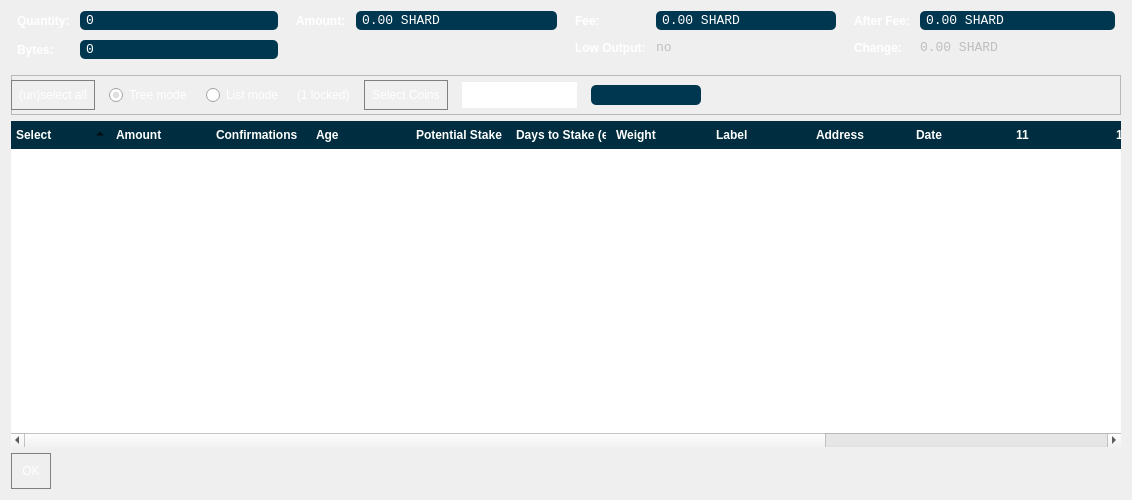
<?xml version="1.0" encoding="UTF-8"?>
<ui version="4.0">
 <class>CoinControlDialog</class>
 <widget class="QDialog" name="CoinControlDialog">
  <property name="geometry">
   <rect>
    <x>0</x>
    <y>0</y>
    <width>1132</width>
    <height>500</height>
   </rect>
  </property>
  <property name="windowTitle">
   <string>Coin Control</string>
  </property>
  <property name="styleSheet">
   <string notr="true">background:'#0a2634';</string>
  </property>
  <layout class="QVBoxLayout" name="verticalLayout">
   <item>
    <layout class="QHBoxLayout" name="horizontalLayoutTop" stretch="0,0,0,0">
     <property name="topMargin">
      <number>0</number>
     </property>
     <property name="bottomMargin">
      <number>10</number>
     </property>
     <item>
      <layout class="QFormLayout" name="formLayoutCoinControl1">
       <property name="horizontalSpacing">
        <number>10</number>
       </property>
       <property name="verticalSpacing">
        <number>10</number>
       </property>
       <property name="leftMargin">
        <number>6</number>
       </property>
       <property name="rightMargin">
        <number>6</number>
       </property>
       <item row="0" column="0">
        <widget class="QLabel" name="labelCoinControlQuantityText">
         <property name="styleSheet">
          <string notr="true">font-weight:bold;color:white;</string>
         </property>
         <property name="text">
          <string>Quantity:</string>
         </property>
        </widget>
       </item>
       <item row="0" column="1">
        <widget class="QLabel" name="labelCoinControlQuantity">
         <property name="font">
          <font>
           <family>Monospace</family>
           <pointsize>10</pointsize>
          </font>
         </property>
         <property name="cursor">
          <cursorShape>IBeamCursor</cursorShape>
         </property>
         <property name="contextMenuPolicy">
          <enum>Qt::ActionsContextMenu</enum>
         </property>
         <property name="styleSheet">
          <string notr="true">background:#003750;
color:white;
padding:2px;
border-radius:5px;</string>
         </property>
         <property name="text">
          <string notr="true">0</string>
         </property>
         <property name="textInteractionFlags">
          <set>Qt::LinksAccessibleByMouse|Qt::TextSelectableByKeyboard|Qt::TextSelectableByMouse</set>
         </property>
        </widget>
       </item>
       <item row="1" column="0">
        <widget class="QLabel" name="labelCoinControlBytesText">
         <property name="styleSheet">
          <string notr="true">font-weight:bold;color:white;</string>
         </property>
         <property name="text">
          <string>Bytes:</string>
         </property>
        </widget>
       </item>
       <item row="1" column="1">
        <widget class="QLabel" name="labelCoinControlBytes">
         <property name="font">
          <font>
           <family>Monospace</family>
           <pointsize>10</pointsize>
          </font>
         </property>
         <property name="cursor">
          <cursorShape>IBeamCursor</cursorShape>
         </property>
         <property name="contextMenuPolicy">
          <enum>Qt::ActionsContextMenu</enum>
         </property>
         <property name="styleSheet">
          <string notr="true">background:#003750;
color:white;
padding:2px;
border-radius:5px;</string>
         </property>
         <property name="text">
          <string notr="true">0</string>
         </property>
         <property name="textInteractionFlags">
          <set>Qt::LinksAccessibleByMouse|Qt::TextSelectableByKeyboard|Qt::TextSelectableByMouse</set>
         </property>
        </widget>
       </item>
      </layout>
     </item>
     <item>
      <layout class="QFormLayout" name="formLayoutCoinControl2">
       <property name="horizontalSpacing">
        <number>10</number>
       </property>
       <property name="verticalSpacing">
        <number>10</number>
       </property>
       <property name="leftMargin">
        <number>6</number>
       </property>
       <property name="rightMargin">
        <number>6</number>
       </property>
       <item row="0" column="0">
        <widget class="QLabel" name="labelCoinControlAmountText">
         <property name="styleSheet">
          <string notr="true">font-weight:bold;color:white;</string>
         </property>
         <property name="text">
          <string>Amount:</string>
         </property>
        </widget>
       </item>
       <item row="0" column="1">
        <widget class="QLabel" name="labelCoinControlAmount">
         <property name="font">
          <font>
           <family>Monospace</family>
           <pointsize>10</pointsize>
          </font>
         </property>
         <property name="cursor">
          <cursorShape>IBeamCursor</cursorShape>
         </property>
         <property name="contextMenuPolicy">
          <enum>Qt::ActionsContextMenu</enum>
         </property>
         <property name="styleSheet">
          <string notr="true">background:#003750;
color:white;
padding:2px;
border-radius:5px;</string>
         </property>
         <property name="text">
          <string notr="true">0.00 SHARD</string>
         </property>
         <property name="textInteractionFlags">
          <set>Qt::LinksAccessibleByMouse|Qt::TextSelectableByKeyboard|Qt::TextSelectableByMouse</set>
         </property>
        </widget>
       </item>
      </layout>
     </item>
     <item>
      <layout class="QFormLayout" name="formLayoutCoinControl3">
       <property name="horizontalSpacing">
        <number>10</number>
       </property>
       <property name="verticalSpacing">
        <number>10</number>
       </property>
       <property name="leftMargin">
        <number>6</number>
       </property>
       <property name="rightMargin">
        <number>6</number>
       </property>
       <item row="0" column="0">
        <widget class="QLabel" name="labelCoinControlFeeText">
         <property name="styleSheet">
          <string notr="true">font-weight:bold;color:white;</string>
         </property>
         <property name="text">
          <string>Fee:</string>
         </property>
        </widget>
       </item>
       <item row="0" column="1">
        <widget class="QLabel" name="labelCoinControlFee">
         <property name="font">
          <font>
           <family>Monospace</family>
           <pointsize>10</pointsize>
          </font>
         </property>
         <property name="cursor">
          <cursorShape>IBeamCursor</cursorShape>
         </property>
         <property name="contextMenuPolicy">
          <enum>Qt::ActionsContextMenu</enum>
         </property>
         <property name="styleSheet">
          <string notr="true">background:#003750;
color:white;
padding:2px;
border-radius:5px;</string>
         </property>
         <property name="text">
          <string notr="true">0.00 SHARD</string>
         </property>
         <property name="textInteractionFlags">
          <set>Qt::LinksAccessibleByMouse|Qt::TextSelectableByKeyboard|Qt::TextSelectableByMouse</set>
         </property>
        </widget>
       </item>
       <item row="1" column="0">
        <widget class="QLabel" name="labelCoinControlLowOutputText">
         <property name="enabled">
          <bool>false</bool>
         </property>
         <property name="styleSheet">
          <string notr="true">font-weight:bold;color:white;</string>
         </property>
         <property name="text">
          <string>Low Output:</string>
         </property>
        </widget>
       </item>
       <item row="1" column="1">
        <widget class="QLabel" name="labelCoinControlLowOutput">
         <property name="enabled">
          <bool>false</bool>
         </property>
         <property name="font">
          <font>
           <family>Monospace</family>
           <pointsize>10</pointsize>
          </font>
         </property>
         <property name="cursor">
          <cursorShape>IBeamCursor</cursorShape>
         </property>
         <property name="contextMenuPolicy">
          <enum>Qt::ActionsContextMenu</enum>
         </property>
         <property name="text">
          <string notr="true">no</string>
         </property>
         <property name="textInteractionFlags">
          <set>Qt::LinksAccessibleByMouse|Qt::TextSelectableByKeyboard|Qt::TextSelectableByMouse</set>
         </property>
        </widget>
       </item>
      </layout>
     </item>
     <item>
      <layout class="QFormLayout" name="formLayoutCoinControl4">
       <property name="fieldGrowthPolicy">
        <enum>QFormLayout::AllNonFixedFieldsGrow</enum>
       </property>
       <property name="horizontalSpacing">
        <number>10</number>
       </property>
       <property name="verticalSpacing">
        <number>10</number>
       </property>
       <property name="leftMargin">
        <number>6</number>
       </property>
       <property name="rightMargin">
        <number>6</number>
       </property>
       <item row="0" column="0">
        <widget class="QLabel" name="labelCoinControlAfterFeeText">
         <property name="styleSheet">
          <string notr="true">font-weight:bold;color:white;</string>
         </property>
         <property name="text">
          <string>After Fee:</string>
         </property>
        </widget>
       </item>
       <item row="0" column="1">
        <widget class="QLabel" name="labelCoinControlAfterFee">
         <property name="font">
          <font>
           <family>Monospace</family>
           <pointsize>10</pointsize>
          </font>
         </property>
         <property name="cursor">
          <cursorShape>IBeamCursor</cursorShape>
         </property>
         <property name="contextMenuPolicy">
          <enum>Qt::ActionsContextMenu</enum>
         </property>
         <property name="styleSheet">
          <string notr="true">background:#003750;
color:white;
padding:2px;
border-radius:5px;</string>
         </property>
         <property name="text">
          <string notr="true">0.00 SHARD</string>
         </property>
         <property name="textInteractionFlags">
          <set>Qt::LinksAccessibleByMouse|Qt::TextSelectableByKeyboard|Qt::TextSelectableByMouse</set>
         </property>
        </widget>
       </item>
       <item row="1" column="0">
        <widget class="QLabel" name="labelCoinControlChangeText">
         <property name="enabled">
          <bool>false</bool>
         </property>
         <property name="styleSheet">
          <string notr="true">font-weight:bold;color:white;</string>
         </property>
         <property name="text">
          <string>Change:</string>
         </property>
        </widget>
       </item>
       <item row="1" column="1">
        <widget class="QLabel" name="labelCoinControlChange">
         <property name="enabled">
          <bool>false</bool>
         </property>
         <property name="font">
          <font>
           <family>Monospace</family>
           <pointsize>10</pointsize>
          </font>
         </property>
         <property name="cursor">
          <cursorShape>IBeamCursor</cursorShape>
         </property>
         <property name="contextMenuPolicy">
          <enum>Qt::ActionsContextMenu</enum>
         </property>
         <property name="text">
          <string notr="true">0.00 SHARD</string>
         </property>
         <property name="textInteractionFlags">
          <set>Qt::LinksAccessibleByMouse|Qt::TextSelectableByKeyboard|Qt::TextSelectableByMouse</set>
         </property>
        </widget>
       </item>
      </layout>
     </item>
    </layout>
   </item>
   <item>
    <widget class="QFrame" name="frame">
     <property name="minimumSize">
      <size>
       <width>0</width>
       <height>40</height>
      </size>
     </property>
     <property name="frameShape">
      <enum>QFrame::StyledPanel</enum>
     </property>
     <property name="frameShadow">
      <enum>QFrame::Sunken</enum>
     </property>
     <widget class="QWidget" name="horizontalLayoutWidget">
      <property name="geometry">
       <rect>
        <x>0</x>
        <y>0</y>
        <width>1111</width>
        <height>41</height>
       </rect>
      </property>
      <layout class="QHBoxLayout" name="horizontalLayoutPanel" stretch="0,0,0,0,0,0,0,0">
       <property name="spacing">
        <number>14</number>
       </property>
       <item>
        <widget class="QPushButton" name="pushButtonSelectAll">
         <property name="sizePolicy">
          <sizepolicy hsizetype="Maximum" vsizetype="Fixed">
           <horstretch>0</horstretch>
           <verstretch>0</verstretch>
          </sizepolicy>
         </property>
         <property name="styleSheet">
          <string notr="true">QPushButton { 
 background-color: &quot;#002d3f&quot;;
	border:1px solid gray;
	color:white;
	outline: none;
padding:7px;

}

QPushButton:pressed {
   background-color: &quot;#002d3f&quot;;
border:1px solid gray;
	color:white;

}
QPushButton:focus:pressed { 
    background: &quot;#003750&quot;;
	border:1px solid #0adbf0;
	color:white;

 }
QPushButton:focus { 
   background-color: &quot;#002d3f&quot;;
	border:1px solid gray;
	color:white;

}
QPushButton:hover {
     background-color: &quot;#002d3f&quot;;
	border:1px solid #0adbf0;
 }
QPushButton:checked { 
     background-color: &quot;#002d3f&quot;;
border:1px solid gray;
	color:white;

 }
QPushButton:disabled { 
    background:'#0a2634';
color:gray;
border:1px solid gray;
 }
</string>
         </property>
         <property name="text">
          <string>(un)select all</string>
         </property>
        </widget>
       </item>
       <item>
        <widget class="QRadioButton" name="radioTreeMode">
         <property name="sizePolicy">
          <sizepolicy hsizetype="Maximum" vsizetype="Fixed">
           <horstretch>0</horstretch>
           <verstretch>0</verstretch>
          </sizepolicy>
         </property>
         <property name="styleSheet">
          <string notr="true">color:white;</string>
         </property>
         <property name="text">
          <string>Tree mode</string>
         </property>
         <property name="checked">
          <bool>true</bool>
         </property>
        </widget>
       </item>
       <item>
        <widget class="QRadioButton" name="radioListMode">
         <property name="sizePolicy">
          <sizepolicy hsizetype="Maximum" vsizetype="Fixed">
           <horstretch>0</horstretch>
           <verstretch>0</verstretch>
          </sizepolicy>
         </property>
         <property name="styleSheet">
          <string notr="true">color:white;</string>
         </property>
         <property name="text">
          <string>List mode</string>
         </property>
        </widget>
       </item>
       <item>
        <widget class="QLabel" name="labelLocked">
         <property name="sizePolicy">
          <sizepolicy hsizetype="Preferred" vsizetype="Fixed">
           <horstretch>0</horstretch>
           <verstretch>0</verstretch>
          </sizepolicy>
         </property>
         <property name="styleSheet">
          <string notr="true">color:white;</string>
         </property>
         <property name="text">
          <string notr="true">(1 locked)</string>
         </property>
        </widget>
       </item>
       <item>
        <widget class="QPushButton" name="pushButtonCustomCC">
         <property name="styleSheet">
          <string notr="true">QPushButton { 
 background-color: &quot;#002d3f&quot;;
	border:1px solid gray;
	color:white;
	outline: none;
padding:7px;

}

QPushButton:pressed {
   background-color: &quot;#002d3f&quot;;
border:1px solid gray;
	color:white;

}
QPushButton:focus:pressed { 
    background: &quot;#003750&quot;;
	border:1px solid #0adbf0;
	color:white;

 }
QPushButton:focus { 
   background-color: &quot;#002d3f&quot;;
	border:1px solid gray;
	color:white;

}
QPushButton:hover {
     background-color: &quot;#002d3f&quot;;
	border:1px solid #0adbf0;
 }
QPushButton:checked { 
     background-color: &quot;#002d3f&quot;;
border:1px solid gray;
	color:white;

 }
QPushButton:disabled { 
    background:'#0a2634';
color:gray;
border:1px solid gray;
 }
</string>
         </property>
         <property name="text">
          <string>Select Coins</string>
         </property>
        </widget>
       </item>
       <item>
        <widget class="QComboBox" name="QComboBoxFilterCoins">
         <property name="styleSheet">
          <string notr="true">QComboBox {
    background:&quot;#002d3f&quot;;
    border:0px;
    color:white;
    outline: none;
    padding-left:10px;
	padding-top:5px;
	padding-bottom:5px;
	padding-right:45px;
   }
   QComboBox::drop-down {
    
        border:0px;
        margin-right:10px;

    }
    QComboBox::down-arrow {
        image: url(&quot;:/images/res/images/dropdown.png&quot;);
    }
    QComboBox:pressed {
        background: &quot;#002d3f&quot;; 
    }
    QComboBox:focus:pressed {
        background: &quot;#003750&quot;;
     }
    QComboBox:focus { 
        background: &quot;#002d3f&quot;; 
    }
    QComboBox:hover {
         background: &quot;#003750&quot;;
    }

    QComboBox:checked { 
       background: &quot;#002d3f&quot;;
    }
    QComboBox:checked:hover {
        background: &quot;#002d3&quot;;
 }
QComboBox:disabled { 
    background: &quot;#0a2634&quot;;
	color:gray;
 }
    </string>
         </property>
        </widget>
       </item>
       <item>
        <widget class="QLineEdit" name="lineEditCustomCC">
         <property name="enabled">
          <bool>true</bool>
         </property>
         <property name="sizePolicy">
          <sizepolicy hsizetype="Fixed" vsizetype="Fixed">
           <horstretch>0</horstretch>
           <verstretch>0</verstretch>
          </sizepolicy>
         </property>
         <property name="baseSize">
          <size>
           <width>50</width>
           <height>0</height>
          </size>
         </property>
         <property name="styleSheet">
          <string notr="true">background:#003750;
color:white;
padding:2px;
border-radius:5px;</string>
         </property>
        </widget>
       </item>
       <item>
        <spacer name="horizontalSpacer">
         <property name="orientation">
          <enum>Qt::Horizontal</enum>
         </property>
         <property name="sizeHint" stdset="0">
          <size>
           <width>40</width>
           <height>20</height>
          </size>
         </property>
        </spacer>
       </item>
      </layout>
     </widget>
    </widget>
   </item>
   <item>
    <layout class="QVBoxLayout" name="verticalLayout_2">
     <item>
      <widget class="CoinControlTreeWidget" name="treeWidget">
       <property name="contextMenuPolicy">
        <enum>Qt::CustomContextMenu</enum>
       </property>
       <property name="styleSheet">
        <string notr="true">QTreeWidget {
    show-decoration-selected: 1;
border:0px;
color:white;
}

QTreeWidget::item {
     border: 1px solid #002d3f;
    border-top-color: transparent;
    border-bottom-color: transparent;
}

QTreeWidget::item:hover {
    background: #002d3f;
   
}

QTreeWidget::item:selected {
    border: 1px solid gray;
}

QTreeWidget::item:selected:active{
    background: #003750;
}

QTreeWidget::item:selected:!active {
    background: #002d3f;
}
QHeaderView::section
    {
    spacing: 10px;
    background-color:#002d3f;
    color: white;
    padding:5px;
    font-weight:bold;
    font-size:12px;
    border: 0px;
    text-align: right;
    font-family: arial;
    }

QTreeWidget::branch {
        background: #002d3f;
}

QTreeWidget::branch:has-siblings:!adjoins-item {
        background: #002d3f;
}

QTreeWidget::branch:has-siblings:adjoins-item {
        background: #002d3f;
}

QTreeWidget::branch:!has-children:!has-siblings:adjoins-item {
        background: #002d3f;
}

QTreeWidget::branch:closed:has-children:has-siblings {
        background: #002d3f;
}

QTreeWidget::branch:has-children:!has-siblings:closed {
        background: #002d3f;
}

QTreeWidget::branch:open:has-children:has-siblings {
        background: #002d3f;
}

QTreeWidget::branch:open:has-children:!has-siblings {
        background: #002d3f;
}</string>
       </property>
       <property name="sortingEnabled">
        <bool>false</bool>
       </property>
       <property name="columnCount">
        <number>15</number>
       </property>
       <attribute name="headerShowSortIndicator" stdset="0">
        <bool>true</bool>
       </attribute>
       <attribute name="headerStretchLastSection">
        <bool>false</bool>
       </attribute>
       <column>
        <property name="text">
         <string>Select</string>
        </property>
       </column>
       <column>
        <property name="text">
         <string>Amount</string>
        </property>
       </column>
       <column>
        <property name="text">
         <string>Confirmations</string>
        </property>
        <property name="toolTip">
         <string>Confirmed</string>
        </property>
       </column>
       <column>
        <property name="text">
         <string>Age</string>
        </property>
       </column>
       <column>
        <property name="text">
         <string>Potential Stake</string>
        </property>
       </column>
       <column>
        <property name="text">
         <string>Days to Stake (est.)</string>
        </property>
       </column>
       <column>
        <property name="text">
         <string>Weight</string>
        </property>
       </column>
       <column>
        <property name="text">
         <string>Label</string>
        </property>
       </column>
       <column>
        <property name="text">
         <string>Address</string>
        </property>
       </column>
       <column>
        <property name="text">
         <string>Date</string>
        </property>
       </column>
       <column>
        <property name="text">
         <string/>
        </property>
       </column>
       <column>
        <property name="text">
         <string/>
        </property>
       </column>
       <column>
        <property name="text">
         <string/>
        </property>
       </column>
       <column>
        <property name="text">
         <string/>
        </property>
       </column>
       <column>
        <property name="text">
         <string/>
        </property>
       </column>
      </widget>
     </item>
    </layout>
   </item>
   <item>
    <widget class="QDialogButtonBox" name="buttonBox">
     <property name="sizePolicy">
      <sizepolicy hsizetype="Maximum" vsizetype="Fixed">
       <horstretch>0</horstretch>
       <verstretch>0</verstretch>
      </sizepolicy>
     </property>
     <property name="styleSheet">
      <string notr="true">QPushButton { 
 background-color: &quot;#002d3f&quot;;
	border:1px solid gray;
	color:white;
	outline: none;
	padding:10px;
}

QPushButton:pressed {
   background-color: &quot;#002d3f&quot;;
border:1px solid gray;
	color:white;

}
QPushButton:focus:pressed { 
    background: &quot;#003750&quot;;
	border:1px solid #0adbf0;
	color:white;

 }
QPushButton:focus { 
   background-color: &quot;#002d3f&quot;;
	border:1px solid gray;
	color:white;

}
QPushButton:hover {
     background-color: &quot;#002d3f&quot;;
	border:1px solid #0adbf0;
 }
QPushButton:checked { 
     background-color: &quot;#002d3f&quot;;
border:1px solid gray;
	color:white;

 }
QPushButton:disabled { 
    background:'#0a2634';
color:gray;
border:1px solid gray;
 }
</string>
     </property>
     <property name="orientation">
      <enum>Qt::Horizontal</enum>
     </property>
     <property name="standardButtons">
      <set>QDialogButtonBox::Ok</set>
     </property>
    </widget>
   </item>
  </layout>
 </widget>
 <customwidgets>
  <customwidget>
   <class>CoinControlTreeWidget</class>
   <extends>QTreeWidget</extends>
   <header>coincontroltreewidget.h</header>
  </customwidget>
 </customwidgets>
 <resources/>
 <connections/>
</ui>
